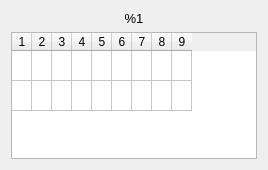
<?xml version="1.0" encoding="UTF-8"?>
<ui version="4.0">
 <class>DesignerStrafe</class>
 <widget class="QWidget" name="DesignerStrafe">
  <property name="geometry">
   <rect>
    <x>0</x>
    <y>0</y>
    <width>268</width>
    <height>170</height>
   </rect>
  </property>
  <property name="windowTitle">
   <string>Form</string>
  </property>
  <layout class="QVBoxLayout" name="verticalLayout">
   <item>
    <widget class="QLabel" name="lbSrafeName">
     <property name="text">
      <string>&lt;!DOCTYPE HTML PUBLIC &quot;-//W3C//DTD HTML 4.0//EN&quot; &quot;http://www.w3.org/TR/REC-html40/strict.dtd&quot;&gt;
&lt;html&gt;&lt;head&gt;&lt;meta name=&quot;qrichtext&quot; content=&quot;1&quot; /&gt;&lt;style type=&quot;text/css&quot;&gt;
p, li { white-space: pre-wrap; }
&lt;/style&gt;&lt;/head&gt;&lt;body style=&quot; font-family:'MS Shell Dlg 2'; font-size:8.25pt; font-weight:400; font-style:normal;&quot;&gt;
&lt;p align=&quot;center&quot; style=&quot; margin-top:0px; margin-bottom:0px; margin-left:0px; margin-right:0px; -qt-block-indent:0; text-indent:0px;&quot;&gt;&lt;span style=&quot; font-size:10pt;&quot;&gt;%1&lt;/span&gt;&lt;/p&gt;&lt;/body&gt;&lt;/html&gt;</string>
     </property>
    </widget>
   </item>
   <item>
    <widget class="QTableWidget" name="table">
     <property name="enabled">
      <bool>true</bool>
     </property>
     <property name="frameShape">
      <enum>QFrame::StyledPanel</enum>
     </property>
     <property name="frameShadow">
      <enum>QFrame::Sunken</enum>
     </property>
     <property name="verticalScrollBarPolicy">
      <enum>Qt::ScrollBarAsNeeded</enum>
     </property>
     <property name="autoScroll">
      <bool>true</bool>
     </property>
     <property name="editTriggers">
      <set>QAbstractItemView::NoEditTriggers</set>
     </property>
     <property name="selectionMode">
      <enum>QAbstractItemView::ExtendedSelection</enum>
     </property>
     <property name="rowCount">
      <number>2</number>
     </property>
     <property name="columnCount">
      <number>9</number>
     </property>
     <attribute name="horizontalHeaderDefaultSectionSize">
      <number>20</number>
     </attribute>
     <attribute name="horizontalHeaderMinimumSectionSize">
      <number>20</number>
     </attribute>
     <attribute name="verticalHeaderVisible">
      <bool>false</bool>
     </attribute>
     <attribute name="verticalHeaderMinimumSectionSize">
      <number>20</number>
     </attribute>
     <row/>
     <row/>
     <column/>
     <column/>
     <column/>
     <column/>
     <column/>
     <column/>
     <column/>
     <column/>
     <column/>
    </widget>
   </item>
  </layout>
 </widget>
 <resources/>
 <connections/>
</ui>
